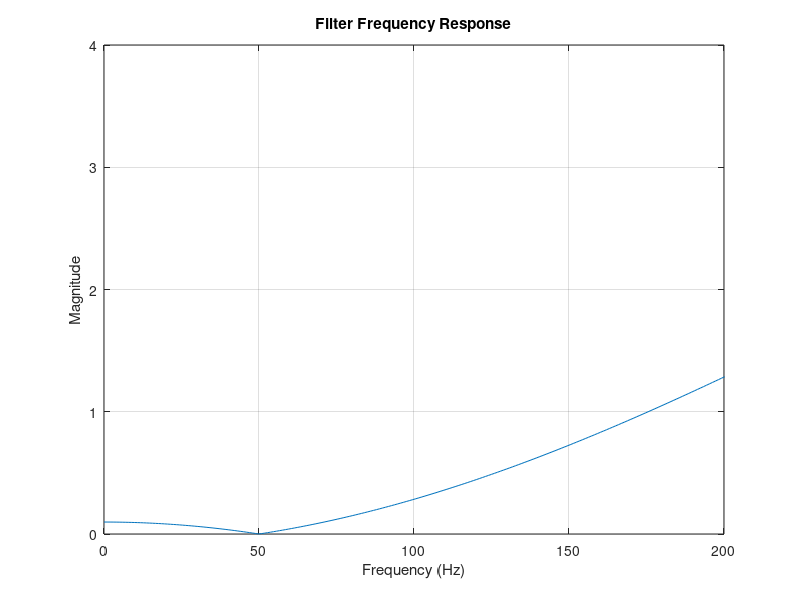

Source code (MATLAB):
clc; clear; close all;

Fs = 1000;
T = 1/Fs;
F1 = 100;
F2 = 50;

n = 0:1:Fs/2-1;

s1 = cos(2*pi*F1*n*T);
s2 = cos(2*pi*F2*n*T);
s = s1 + s2;

h = [1 -1.9021130326 1];

[H, f] = freqz(h, 1, 512, Fs);

figure;
plot(f, abs(H));
title('Filter Frequency Response');
xlabel('Frequency (Hz)');
ylabel('Magnitude');
grid on;
xlim([0 200]);